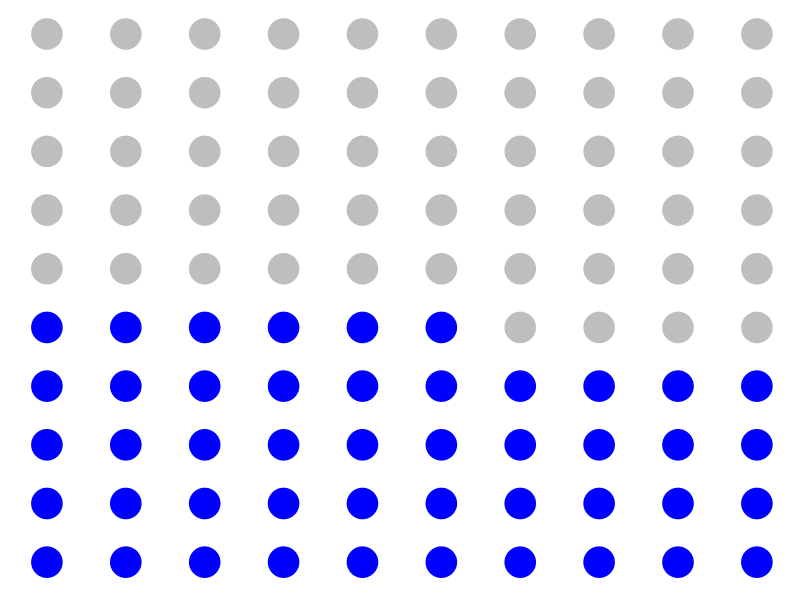

The R script that drew this image:
#Waffle Plot
library(tidyverse)

myrow <- c(rep(1,10), rep(2, 10),rep(3, 10),rep(4, 10),rep(5, 10),rep(6, 10),rep(7, 10),rep(8, 10),rep(9, 10),rep(10, 10))
mycol <- c(rep(1:10,10))
mypercent <- seq(.01, 1, by=.01)

df <- data.frame(myrow, mycol, mypercent)
my_percent <-  .46  #Shaded area and under so 80% is what I'm highlighting
my_plot <- ggplot(data = df, 
                       aes(x = mycol, y = myrow, label = mypercent)) #not using label now
# Draw the plot
my_plot + 
   geom_point() + 
  #geom_text() + #not using this at the moment
   geom_point(aes(colour=mypercent<=my_percent), size=10) +
  scale_color_manual(values = c("gray", "blue"))+
  theme(
    panel.background = element_blank(),
    legend.position = "none",
    axis.title.x=element_blank(),
    axis.text.x=element_blank(),
    axis.ticks.x=element_blank(),
    axis.title.y=element_blank(),
    axis.text.y=element_blank(),
    axis.ticks.y=element_blank())
dev.copy(png,'myplot.png')
dev.off()
 